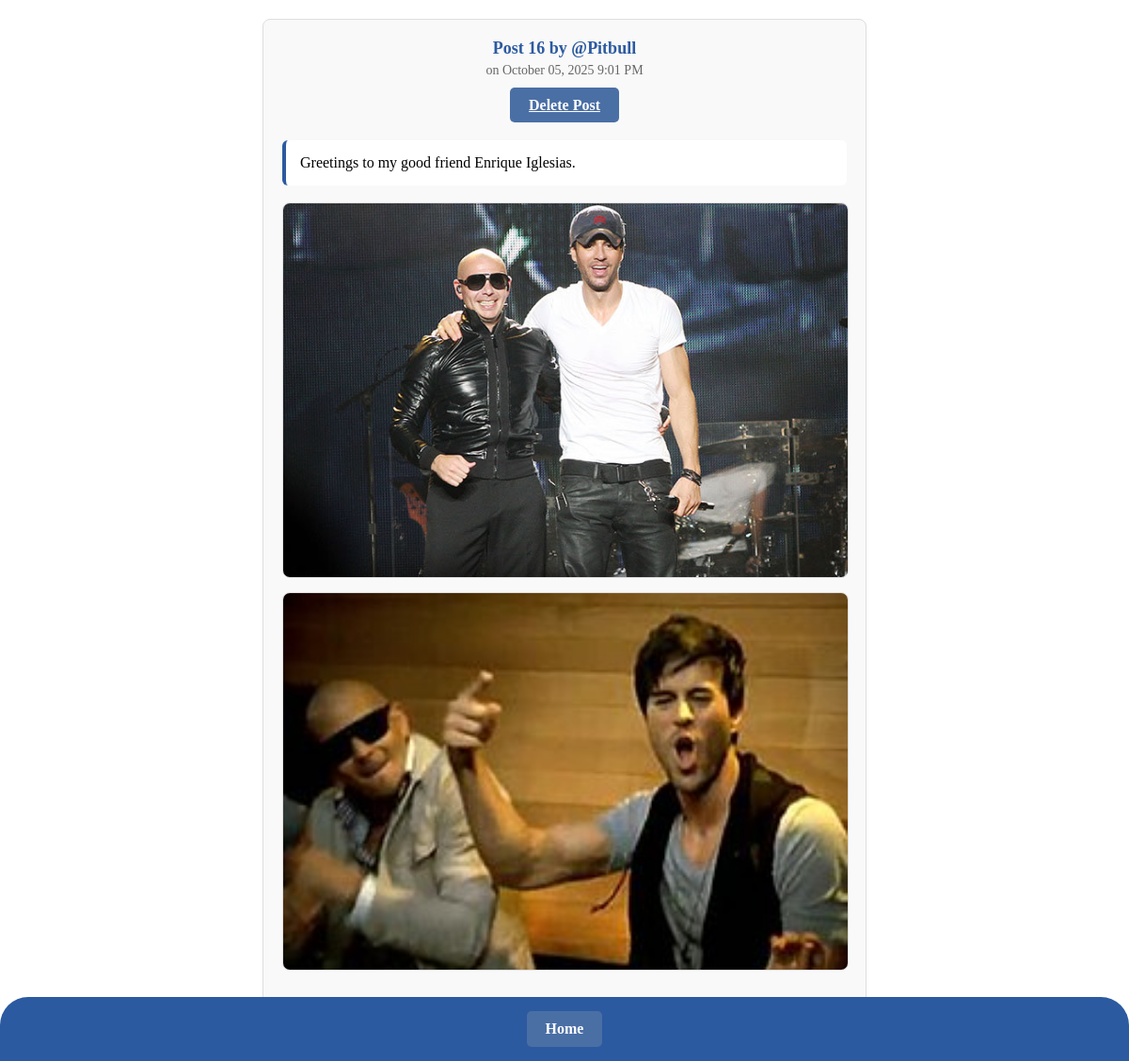
Page /mini_insta/post/16 on the committed database.
### mini_insta/models.py (models this page shows, shortened)
class Post(models.Model):
    profile = models.ForeignKey(Profile, on_delete=models.CASCADE)  # The profile that created the post
    timestamp = models.DateTimeField(auto_now=True)
    caption = models.TextField(blank=True)
    def get_all_photos(self):
        photos = Photo.objects.filter(post=self)
        return photos

class Profile(models.Model):
    username = models.TextField(blank=True)
    display_name = models.TextField(blank=True)
    profile_image_url = models.URLField(blank=True)
    bio_text = models.TextField(blank=True)
    join_date = models.DateTimeField(auto_now=True)

class Photo(models.Model):
    post = models.ForeignKey(Post, on_delete=models.CASCADE)  # The post this photo belongs to
    image_url = models.URLField(blank=True)
    timestamp = models.DateTimeField(auto_now=True)
    image_file = models.ImageField(blank=True)
    def get_image_url(self):
        if self.image_url:
            return self.image_url
        elif self.image_file:
            return self.image_file.url
        else:
            return None

### mini_insta/views.py (the view)
# urls.py: path(r'post/<int:pk>', PostDetailView.as_view(), name="show_post"),
class PostDetailView(DetailView):
    model = Post
    template_name = "mini_insta/show_post.html"
    context_object_name = "post"

### mini_insta/templates/mini_insta/show_post.html
{% extends 'mini_insta/base.html' %}
{% block content %}
<div class="post-detail">
    <div class="post-header">
        <div class="post-profile">Post {{post.pk}} by @{{ post.profile.username }}</div>
        <div class="post-timestamp">on {{ post.timestamp|date:"F d, Y g:i A" }}</div>
    </div>
    <div class="form-actions">
        <a href="{% url 'delete_post' pk=post.pk %}" class="submit-btn">Delete Post</a>
    </div>
    <br>
    <div class="post-caption">{{ post.caption }}</div><br>
    <div class="post-content">
        {% for photo in post.get_all_photos %}
            <img src="{{ photo.get_image_url }}" class="post-image">
        {% endfor %}
    </div>
</div>
{% endblock %}

### static/styles-2.css (style rules this page uses)
html, body { margin: 0; padding: 0; }
body { margin-bottom: 60px; }
.post-detail { max-width: 600px; margin: 20px auto; padding: 20px; background-color: #f9f9f9; border-radius: 8px; border: 1px solid #ddd; }
.post-header { text-align: center; margin-bottom: 20px; }
.post-profile { font-size: 18px; font-weight: bold; color: #2c5aa0; margin-bottom: 5px; }
.post-timestamp { color: #666; font-size: 14px; }
.post-content { text-align: center; }
.post-image { width: 100%; height: auto; max-height: 400px; object-fit: cover; border-radius: 8px; margin-bottom: 15px; border: 1px solid #ddd; }
.post-caption { background-color: white; padding: 15px; border-radius: 6px; border-left: 4px solid #2c5aa0; text-align: left; margin-top: 10px; }
.form-actions { text-align: center; margin-top: 20px; }
.submit-btn { background: #4a6fa5; color: white; border: none; padding: 10px 20px; border-radius: 5px; cursor: pointer; font-size: 16px; font-weight: bold; }

### rows in the picture
Post: pk "16", profile.username "Pitbull", timestamp "October 05, 2025 9:01 PM", caption "Greetings to my good friend Enrique Iglesias."
Photo: get_image_url (picture)
Photo: get_image_url (picture)
